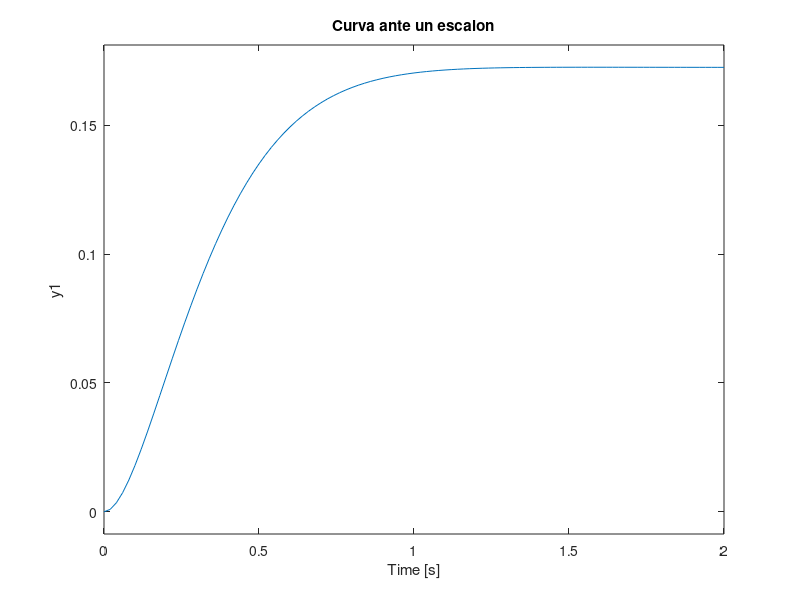

Source code (MATLAB):
% Tarea #8 Daniel Aleman saborio 
clear all
clc
G=tf([1],[1 10 24])
GC=feedback(G,1)
num=[5]
den=[1 10 24]
%Respuesta a un escalon 
c=tf([num],[1])
H=series(c,G)
FC=feedback(H,1)
step(FC)
grid
title('Curva ante un escalon')